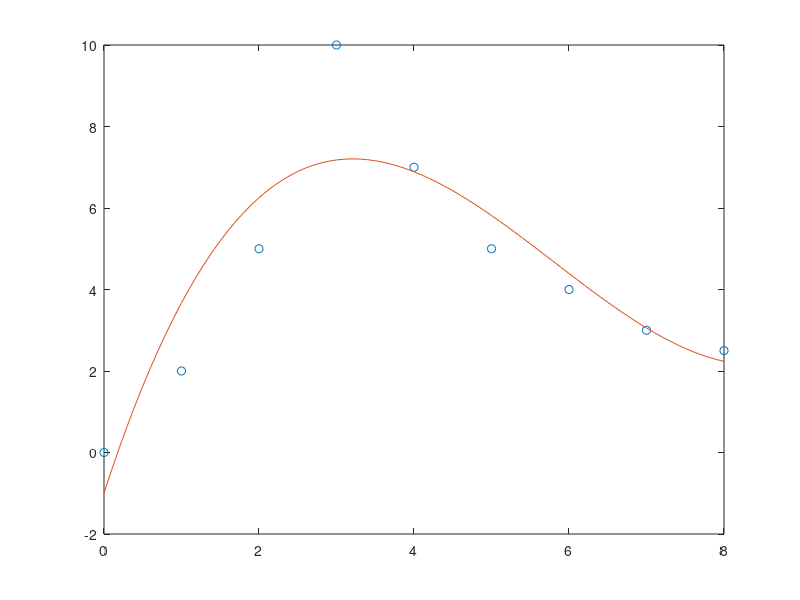

This figure's MATLAB source:
% draw some wave for patent
clc;clear;
t = 0:8;
y = [0, 2, 5, 10, 7, 5, 4, 3, 2.5];
p = polyfit(t, y, 3);
x = 0:0.1:8;
y1 = polyval(p, x);
plot(t, y, 'o');
hold on;
plot(x, y1);
hold off;